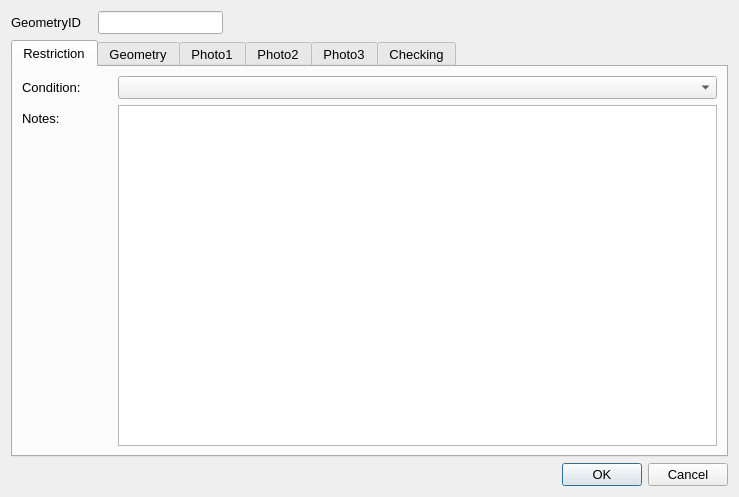
<?xml version="1.0" encoding="UTF-8"?>
<ui version="4.0">
 <class>Dialog</class>
 <widget class="QDialog" name="Dialog">
  <property name="geometry">
   <rect>
    <x>0</x>
    <y>0</y>
    <width>739</width>
    <height>497</height>
   </rect>
  </property>
  <property name="sizePolicy">
   <sizepolicy hsizetype="Fixed" vsizetype="Fixed">
    <horstretch>0</horstretch>
    <verstretch>0</verstretch>
   </sizepolicy>
  </property>
  <property name="maximumSize">
   <size>
    <width>750</width>
    <height>550</height>
   </size>
  </property>
  <property name="font">
   <font>
    <pointsize>10</pointsize>
   </font>
  </property>
  <property name="windowTitle">
   <string>Dialog</string>
  </property>
  <layout class="QGridLayout" name="gridLayout">
   <item row="2" column="2">
    <widget class="QDialogButtonBox" name="button_box">
     <property name="orientation">
      <enum>Qt::Horizontal</enum>
     </property>
     <property name="standardButtons">
      <set>QDialogButtonBox::Cancel|QDialogButtonBox::Ok</set>
     </property>
    </widget>
   </item>
   <item row="0" column="1">
    <widget class="QLineEdit" name="GeometryID">
     <property name="sizePolicy">
      <sizepolicy hsizetype="Preferred" vsizetype="Preferred">
       <horstretch>0</horstretch>
       <verstretch>0</verstretch>
      </sizepolicy>
     </property>
     <property name="font">
      <font>
       <pointsize>10</pointsize>
      </font>
     </property>
     <property name="inputMask">
      <string/>
     </property>
     <property name="readOnly">
      <bool>true</bool>
     </property>
     <property name="placeholderText">
      <string/>
     </property>
    </widget>
   </item>
   <item row="1" column="0" colspan="3">
    <widget class="QTabWidget" name="Details">
     <property name="sizePolicy">
      <sizepolicy hsizetype="Expanding" vsizetype="Expanding">
       <horstretch>0</horstretch>
       <verstretch>0</verstretch>
      </sizepolicy>
     </property>
     <property name="minimumSize">
      <size>
       <width>0</width>
       <height>0</height>
      </size>
     </property>
     <property name="font">
      <font>
       <pointsize>10</pointsize>
      </font>
     </property>
     <property name="cursor">
      <cursorShape>IBeamCursor</cursorShape>
     </property>
     <property name="mouseTracking">
      <bool>true</bool>
     </property>
     <property name="acceptDrops">
      <bool>true</bool>
     </property>
     <property name="currentIndex">
      <number>0</number>
     </property>
     <widget class="QWidget" name="RestrictionDetails">
      <property name="focusPolicy">
       <enum>Qt::NoFocus</enum>
      </property>
      <attribute name="title">
       <string>Restriction</string>
      </attribute>
      <layout class="QFormLayout" name="formLayout">
       <property name="fieldGrowthPolicy">
        <enum>QFormLayout::AllNonFixedFieldsGrow</enum>
       </property>
       <item row="2" column="0">
        <widget class="QLabel" name="lbl_Condition">
         <property name="minimumSize">
          <size>
           <width>90</width>
           <height>16</height>
          </size>
         </property>
         <property name="font">
          <font>
           <pointsize>10</pointsize>
          </font>
         </property>
         <property name="text">
          <string>Condition:</string>
         </property>
        </widget>
       </item>
       <item row="2" column="1">
        <widget class="QComboBox" name="AssetConditionTypeID"/>
       </item>
       <item row="6" column="0">
        <widget class="QLabel" name="lbl_Notes">
         <property name="text">
          <string>Notes:</string>
         </property>
        </widget>
       </item>
       <item row="6" column="1">
        <widget class="QTextEdit" name="Notes"/>
       </item>
      </layout>
     </widget>
     <widget class="QWidget" name="Geometry">
      <attribute name="title">
       <string>Geometry</string>
      </attribute>
      <layout class="QFormLayout" name="formLayout_2">
       <property name="fieldGrowthPolicy">
        <enum>QFormLayout::AllNonFixedFieldsGrow</enum>
       </property>
       <item row="0" column="0">
        <widget class="QLabel" name="lbl_RoadName">
         <property name="minimumSize">
          <size>
           <width>90</width>
           <height>16</height>
          </size>
         </property>
         <property name="font">
          <font>
           <pointsize>10</pointsize>
          </font>
         </property>
         <property name="text">
          <string>Road Name:</string>
         </property>
        </widget>
       </item>
       <item row="0" column="1">
        <widget class="QLineEdit" name="RoadName"/>
       </item>
       <item row="1" column="0">
        <widget class="QLabel" name="lbl_USRN">
         <property name="minimumSize">
          <size>
           <width>90</width>
           <height>16</height>
          </size>
         </property>
         <property name="font">
          <font>
           <pointsize>10</pointsize>
          </font>
         </property>
         <property name="text">
          <string>USRN:</string>
         </property>
        </widget>
       </item>
       <item row="1" column="1">
        <widget class="QLineEdit" name="USRN"/>
       </item>
       <item row="3" column="1">
        <spacer name="verticalSpacer">
         <property name="orientation">
          <enum>Qt::Vertical</enum>
         </property>
         <property name="sizeHint" stdset="0">
          <size>
           <width>20</width>
           <height>40</height>
          </size>
         </property>
        </spacer>
       </item>
       <item row="4" column="0">
        <widget class="QLabel" name="label_8">
         <property name="text">
          <string>Last Update Date:</string>
         </property>
        </widget>
       </item>
       <item row="4" column="1">
        <widget class="QDateTimeEdit" name="LastUpdateDateTime">
         <property name="readOnly">
          <bool>true</bool>
         </property>
        </widget>
       </item>
       <item row="5" column="0">
        <widget class="QLabel" name="label_2">
         <property name="text">
          <string>Last Changed By:</string>
         </property>
        </widget>
       </item>
       <item row="5" column="1">
        <widget class="QLineEdit" name="LastUpdatePerson"/>
       </item>
       <item row="6" column="0">
        <widget class="QLabel" name="label_9">
         <property name="text">
          <string>RestrictionID:</string>
         </property>
        </widget>
       </item>
       <item row="6" column="1">
        <widget class="QLineEdit" name="RestrictionID"/>
       </item>
      </layout>
     </widget>
     <widget class="QWidget" name="PhotoTab_01">
      <attribute name="title">
       <string>Photo1</string>
      </attribute>
      <layout class="QGridLayout" name="gridLayout_2">
       <item row="1" column="0">
        <widget class="QPushButton" name="startCamera1">
         <property name="maximumSize">
          <size>
           <width>150</width>
           <height>16777215</height>
          </size>
         </property>
         <property name="text">
          <string>open Camera</string>
         </property>
         <property name="icon">
          <iconset>
           <normaloff>../../../../PC18-26 Carnegie Library Lambeth/Mapping/Templates/camara_foto.png</normaloff>../../../../PC18-26 Carnegie Library Lambeth/Mapping/Templates/camara_foto.png</iconset>
         </property>
         <property name="checkable">
          <bool>true</bool>
         </property>
         <property name="autoDefault">
          <bool>false</bool>
         </property>
         <property name="default">
          <bool>false</bool>
         </property>
        </widget>
       </item>
       <item row="1" column="2">
        <widget class="QPushButton" name="getPhoto1">
         <property name="maximumSize">
          <size>
           <width>150</width>
           <height>16777215</height>
          </size>
         </property>
         <property name="text">
          <string>take Photo</string>
         </property>
         <property name="icon">
          <iconset>
           <normaloff>../../../../PC18-26 Carnegie Library Lambeth/Mapping/Templates/take-photo-icon-21.jpg</normaloff>../../../../PC18-26 Carnegie Library Lambeth/Mapping/Templates/take-photo-icon-21.jpg</iconset>
         </property>
         <property name="checkable">
          <bool>false</bool>
         </property>
         <property name="autoDefault">
          <bool>false</bool>
         </property>
        </widget>
       </item>
       <item row="0" column="0">
        <widget class="QLabel" name="Photo_Widget_01">
         <property name="sizePolicy">
          <sizepolicy hsizetype="Fixed" vsizetype="Fixed">
           <horstretch>0</horstretch>
           <verstretch>0</verstretch>
          </sizepolicy>
         </property>
         <property name="maximumSize">
          <size>
           <width>640</width>
           <height>480</height>
          </size>
         </property>
         <property name="autoFillBackground">
          <bool>true</bool>
         </property>
         <property name="text">
          <string>No photo</string>
         </property>
        </widget>
       </item>
      </layout>
     </widget>
     <widget class="QWidget" name="PhotoTab_02">
      <attribute name="title">
       <string>Photo2</string>
      </attribute>
      <layout class="QGridLayout" name="gridLayout_4">
       <item row="0" column="0">
        <widget class="QLabel" name="Photo_Widget_02">
         <property name="sizePolicy">
          <sizepolicy hsizetype="Fixed" vsizetype="Fixed">
           <horstretch>0</horstretch>
           <verstretch>0</verstretch>
          </sizepolicy>
         </property>
         <property name="maximumSize">
          <size>
           <width>640</width>
           <height>480</height>
          </size>
         </property>
         <property name="autoFillBackground">
          <bool>true</bool>
         </property>
         <property name="text">
          <string>No photo</string>
         </property>
        </widget>
       </item>
       <item row="1" column="0">
        <widget class="QPushButton" name="startCamera2">
         <property name="maximumSize">
          <size>
           <width>150</width>
           <height>16777215</height>
          </size>
         </property>
         <property name="text">
          <string>open Camera</string>
         </property>
         <property name="icon">
          <iconset>
           <normaloff>../../../../PC18-26 Carnegie Library Lambeth/Mapping/Templates/camara_foto.png</normaloff>../../../../PC18-26 Carnegie Library Lambeth/Mapping/Templates/camara_foto.png</iconset>
         </property>
         <property name="checkable">
          <bool>true</bool>
         </property>
         <property name="autoDefault">
          <bool>false</bool>
         </property>
         <property name="default">
          <bool>false</bool>
         </property>
        </widget>
       </item>
       <item row="1" column="1">
        <widget class="QPushButton" name="getPhoto2">
         <property name="maximumSize">
          <size>
           <width>150</width>
           <height>16777215</height>
          </size>
         </property>
         <property name="text">
          <string>take Photo</string>
         </property>
         <property name="icon">
          <iconset>
           <normaloff>../../../../PC18-26 Carnegie Library Lambeth/Mapping/Templates/take-photo-icon-21.jpg</normaloff>../../../../PC18-26 Carnegie Library Lambeth/Mapping/Templates/take-photo-icon-21.jpg</iconset>
         </property>
         <property name="checkable">
          <bool>false</bool>
         </property>
         <property name="autoDefault">
          <bool>false</bool>
         </property>
        </widget>
       </item>
      </layout>
     </widget>
     <widget class="QWidget" name="PhotoTab_03">
      <attribute name="title">
       <string>Photo3</string>
      </attribute>
      <layout class="QGridLayout" name="gridLayout_3">
       <item row="0" column="0">
        <widget class="QLabel" name="Photo_Widget_03">
         <property name="autoFillBackground">
          <bool>true</bool>
         </property>
         <property name="text">
          <string>No photo</string>
         </property>
        </widget>
       </item>
       <item row="1" column="2">
        <widget class="QPushButton" name="getPhoto3">
         <property name="maximumSize">
          <size>
           <width>150</width>
           <height>16777215</height>
          </size>
         </property>
         <property name="text">
          <string>take Photo</string>
         </property>
         <property name="icon">
          <iconset>
           <normaloff>../../../../PC18-26 Carnegie Library Lambeth/Mapping/Templates/take-photo-icon-21.jpg</normaloff>../../../../PC18-26 Carnegie Library Lambeth/Mapping/Templates/take-photo-icon-21.jpg</iconset>
         </property>
         <property name="checkable">
          <bool>false</bool>
         </property>
         <property name="autoDefault">
          <bool>false</bool>
         </property>
        </widget>
       </item>
       <item row="1" column="0">
        <widget class="QPushButton" name="startCamera3">
         <property name="maximumSize">
          <size>
           <width>150</width>
           <height>16777215</height>
          </size>
         </property>
         <property name="text">
          <string>open Camera</string>
         </property>
         <property name="icon">
          <iconset>
           <normaloff>../../../../PC18-26 Carnegie Library Lambeth/Mapping/Templates/camara_foto.png</normaloff>../../../../PC18-26 Carnegie Library Lambeth/Mapping/Templates/camara_foto.png</iconset>
         </property>
         <property name="checkable">
          <bool>true</bool>
         </property>
         <property name="autoDefault">
          <bool>false</bool>
         </property>
         <property name="default">
          <bool>false</bool>
         </property>
        </widget>
       </item>
      </layout>
     </widget>
     <widget class="QWidget" name="checkingTab">
      <attribute name="title">
       <string>Checking</string>
      </attribute>
      <layout class="QFormLayout" name="formLayout_3">
       <item row="1" column="0">
        <widget class="QLabel" name="label_4">
         <property name="text">
          <string>Check Notes:</string>
         </property>
        </widget>
       </item>
       <item row="1" column="1">
        <widget class="QTextEdit" name="MHTC_CheckNotes"/>
       </item>
       <item row="0" column="0">
        <widget class="QLabel" name="label_5">
         <property name="text">
          <string>Check issue type:</string>
         </property>
        </widget>
       </item>
       <item row="0" column="1">
        <widget class="QComboBox" name="MHTC_CheckIssueTypeID"/>
       </item>
       <item row="3" column="0">
        <widget class="QCheckBox" name="FieldCheckCompleted">
         <property name="text">
          <string>Field check completed</string>
         </property>
        </widget>
       </item>
       <item row="2" column="0">
        <spacer name="verticalSpacer_2">
         <property name="orientation">
          <enum>Qt::Vertical</enum>
         </property>
         <property name="sizeHint" stdset="0">
          <size>
           <width>20</width>
           <height>20</height>
          </size>
         </property>
        </spacer>
       </item>
       <item row="7" column="0">
        <widget class="QLabel" name="label_6">
         <property name="text">
          <string>Check date:</string>
         </property>
        </widget>
       </item>
       <item row="6" column="0">
        <widget class="QLabel" name="label_10">
         <property name="text">
          <string>Checked by:</string>
         </property>
        </widget>
       </item>
       <item row="4" column="0">
        <spacer name="verticalSpacer_3">
         <property name="orientation">
          <enum>Qt::Vertical</enum>
         </property>
         <property name="sizeHint" stdset="0">
          <size>
           <width>20</width>
           <height>10</height>
          </size>
         </property>
        </spacer>
       </item>
       <item row="6" column="1">
        <widget class="QLineEdit" name="Last_MHTC_Check_UpdatePerson"/>
       </item>
       <item row="7" column="1">
        <widget class="QDateTimeEdit" name="Last_MHTC_Check_UpdateDateTime"/>
       </item>
      </layout>
     </widget>
    </widget>
   </item>
   <item row="0" column="0">
    <widget class="QLabel" name="label">
     <property name="minimumSize">
      <size>
       <width>81</width>
       <height>16</height>
      </size>
     </property>
     <property name="font">
      <font>
       <pointsize>10</pointsize>
      </font>
     </property>
     <property name="text">
      <string>GeometryID</string>
     </property>
    </widget>
   </item>
  </layout>
 </widget>
 <resources/>
 <connections>
  <connection>
   <sender>button_box</sender>
   <signal>accepted()</signal>
   <receiver>Dialog</receiver>
   <slot>accept()</slot>
   <hints>
    <hint type="sourcelabel">
     <x>248</x>
     <y>254</y>
    </hint>
    <hint type="destinationlabel">
     <x>157</x>
     <y>274</y>
    </hint>
   </hints>
  </connection>
  <connection>
   <sender>button_box</sender>
   <signal>rejected()</signal>
   <receiver>Dialog</receiver>
   <slot>reject()</slot>
   <hints>
    <hint type="sourcelabel">
     <x>316</x>
     <y>260</y>
    </hint>
    <hint type="destinationlabel">
     <x>286</x>
     <y>274</y>
    </hint>
   </hints>
  </connection>
 </connections>
</ui>
